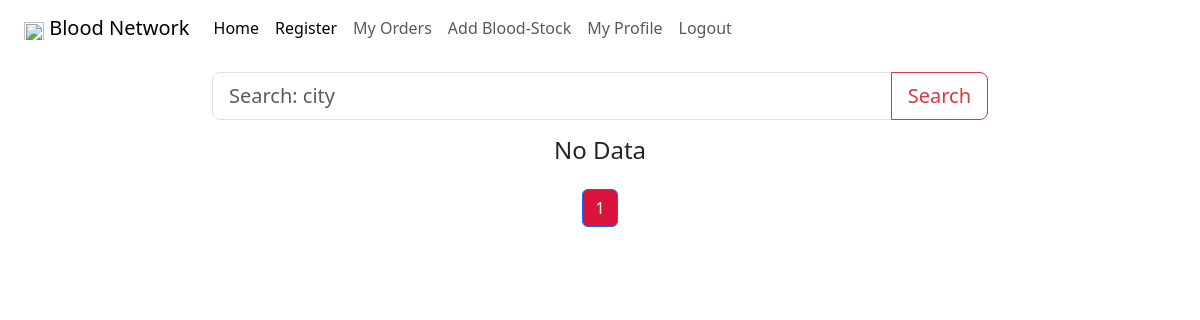
The app's page /, older data.
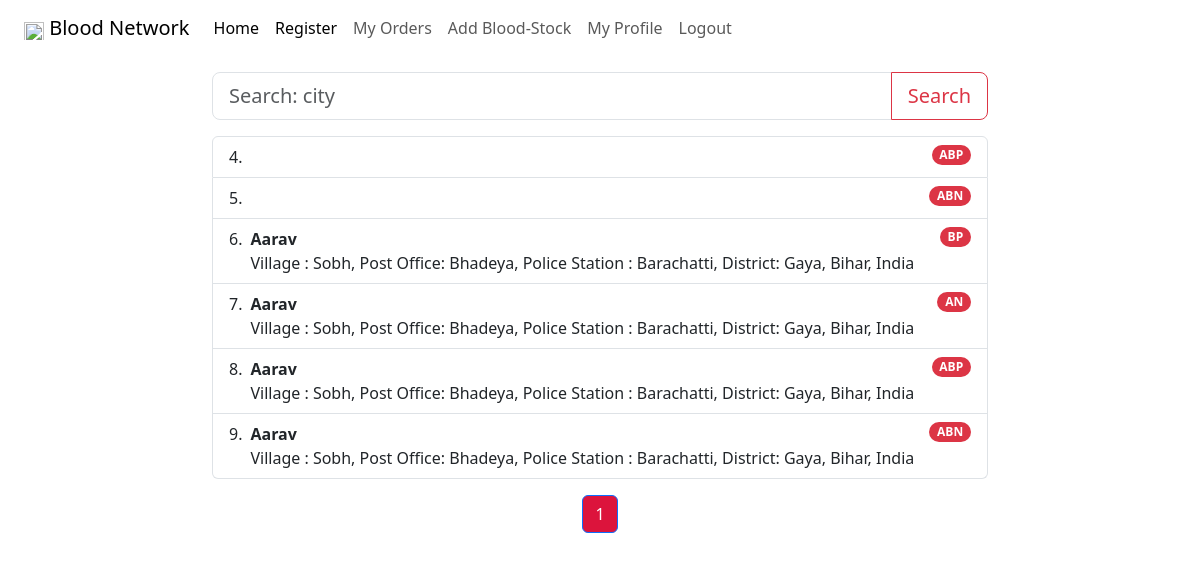
The same page, newer data.
### homepage/models.py (models this page shows, shortened)
class bloodStock(models.Model):
    BLOOD_TYPE = (
        ('A+', 'A+'),
        ('A-', 'A-'),
        ('B+', 'B+'),
        ('B-', 'B-'),
        ('AB+', 'AB+'),
        ('AB-', 'AB-'),
        ('O+', 'O+'),
        ('O-', 'O-'),
    )
    blood_bank = models.ForeignKey(User, on_delete=models.CASCADE)
    blood_type = models.CharField(max_length=30, choices=BLOOD_TYPE)
    quantity = models.IntegerField(default=0)

class User(AbstractUser):
    USER_TYPE =(
        ('provider', 'provider'),
        ('reciever', 'reciever'),
    )
    profile_img = models.ImageField(upload_to="profile_img/", blank=True)
    contact_no = models.CharField(max_length=200, blank=True)
    address = models.CharField(max_length=200, blank=True)
    city = models.CharField(max_length=100, blank=True)
    state = models.CharField(max_length=100, blank=True)
    user_type = models.CharField(max_length=20, choices=USER_TYPE)

### homepage/views.py (the view)
# urls.py: path("", views.index, name="index_view"),
def index(request):
    list = bloodStock.objects.all()
    paginator = pg(list, 20)
    page_number = request.GET.get("page")
    page_obj = paginator.get_page(page_number)
    return render(request, "homepage/index.html", {
        "message": "Homepage",
        "list": page_obj
    })

### homepage/templates/homepage/index.html (shortened to what this page needs)
{% extends 'homepage/layout.html'%}
{% load static %}
{% block style %}<link rel="stylesheet" href="{% static 'homepage/style.css' %}" />{% endblock %}
{% block body %}
<div class="row justify-content-center align-items-end" style="height: 10vh;">
  <div class="col-8 bg-white">
    <form action="{% url 'search_view' %}">
      <div class="input-group input-group-lg mb-3">
        <input type="text" class="form-control" name="query" placeholder="Search: city" aria-label="Search"
          aria-describedby="button-addon2" value="{{value}}">
        <button class="btn btn-outline-danger" type="submit" id="button-addon2">Search</button>
      </div>
    </form>
  </div>
</div>
<div class="row justify-content-center">
  <div class="col-8">
    <ol class="list-group " id="listTable">
      {% if not list %}
        <h4 class="align-self-center">No Data</h4>
      {% else %}
        {% for listing in list %}
          <li data-listId="{{ listing.id }}" class="list-group-item d-flex justify-content-between align-items-start blood-list">
            <div>{{ listing.id }}.  </div>
            <div data-listId="{{ listing.id }}" class="ms-2 me-auto blood-list" id="bloodBankDetails">
              <div class="fw-bold blood-list" data-listId="{{ listing.id }}">{{listing.blood_bank.first_name}}</div>
              {{listing.blood_bank.address}}
            </div>
            <span class="badge text-bg-danger rounded-pill" data-listId="{{ listing.id }}">{{listing.blood_type}}</span>
          </li>
        {% endfor %}
      {% endif %}
    </ol>
  </div>
      <nav aria-label="...">
        <ul class="pagination justify-content-center mt-3">
          <li class="page-item active" aria-current="page">
            <a class="page-link" href="#" style="color:white; background-color: crimson;">{{ list.number }}</a>
          </li>
        </ul>
      </nav>
{% endblock %}

Row changes from the older to the newer data that the page shows:
added bloodStock: id "4", blood_type "ABP"
added bloodStock: id "5", blood_type "ABN"
added bloodStock: id "6", blood_bank.first_name "Aarav", blood_bank.address "Village : Sobh, Post Office: Bhadeya, Police Station : Barachatti, District: Gaya, Bihar, India", blood_type "BP"
added bloodStock: id "7", blood_bank.first_name "Aarav", blood_bank.address "Village : Sobh, Post Office: Bhadeya, Police Station : Barachatti, District: Gaya, Bihar, India", blood_type "AN"
added bloodStock: id "8", blood_bank.first_name "Aarav", blood_bank.address "Village : Sobh, Post Office: Bhadeya, Police Station : Barachatti, District: Gaya, Bihar, India", blood_type "ABP"
added bloodStock: id "9", blood_bank.first_name "Aarav", blood_bank.address "Village : Sobh, Post Office: Bhadeya, Police Station : Barachatti, District: Gaya, Bihar, India", blood_type "ABN"
Text that changed along with them:
text no longer shown: "No Data"
